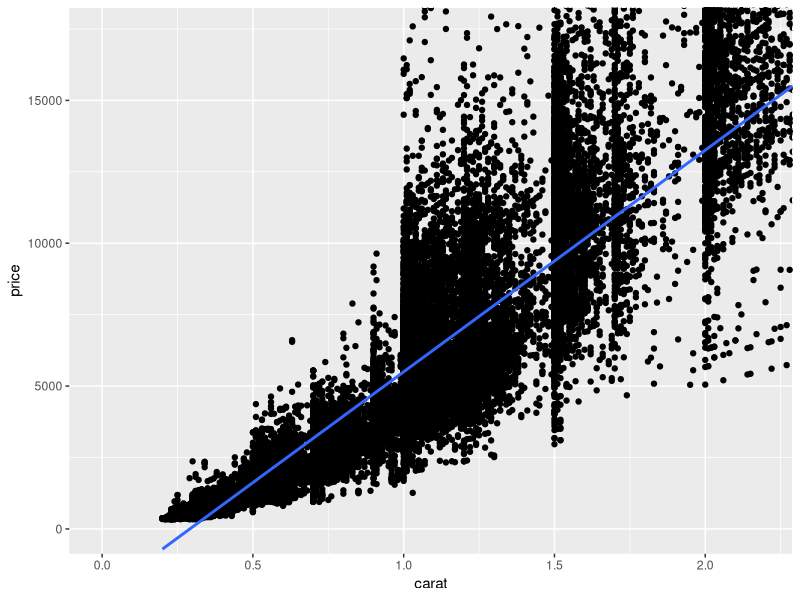

Write R code to recreate this figure.
# Let's start by examining two variables in the data set.
# The scatterplot is a powerful tool to help you understand
# the relationship between two continuous variables.

# We can quickly see if the relationship is linear or not.
# In this case, we can use a variety of diamond
# characteristics to help us figure out whether
# the price advertised for any given diamond is 
# reasonable or a rip-off.

# Let's consider the price of a diamond and it's carat weight.
# Create a scatterplot of price (y) vs carat weight (x).

# Limit the x-axis and y-axis to omit the top 1% of values.

# ENTER YOUR CODE BELOW THIS LINE
# ================================================================

library("ggplot2")

data(diamonds)

plot <- ggplot(data = diamonds, aes(y = price, x = carat)) +
  geom_point() +
  coord_cartesian(xlim = c(0, quantile(diamonds$carat, 0.99)),
    ylim = c(0, quantile(diamonds$price, 0.99))) +
  stat_smooth(method = "lm")

print(plot)